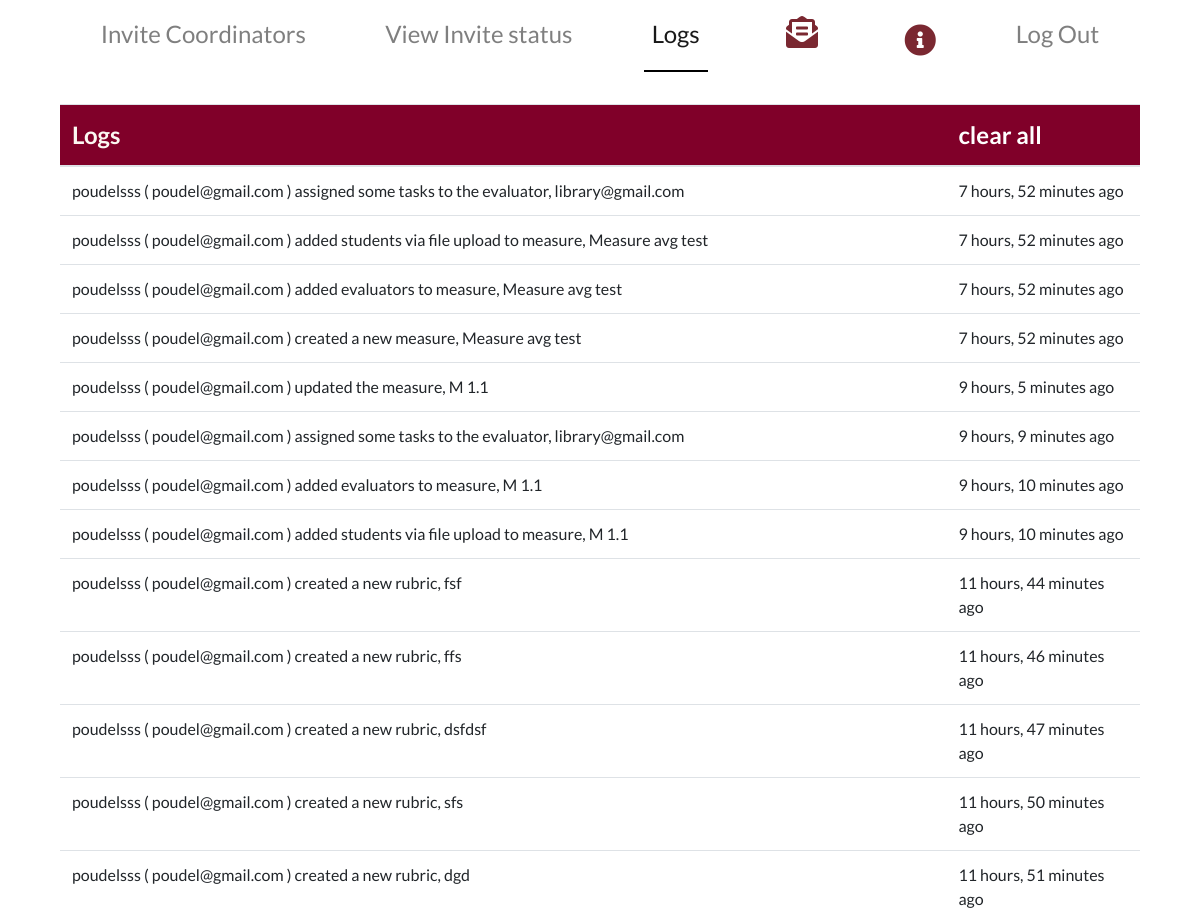
Page /logs (signed in, upper part) on the earlier database version.
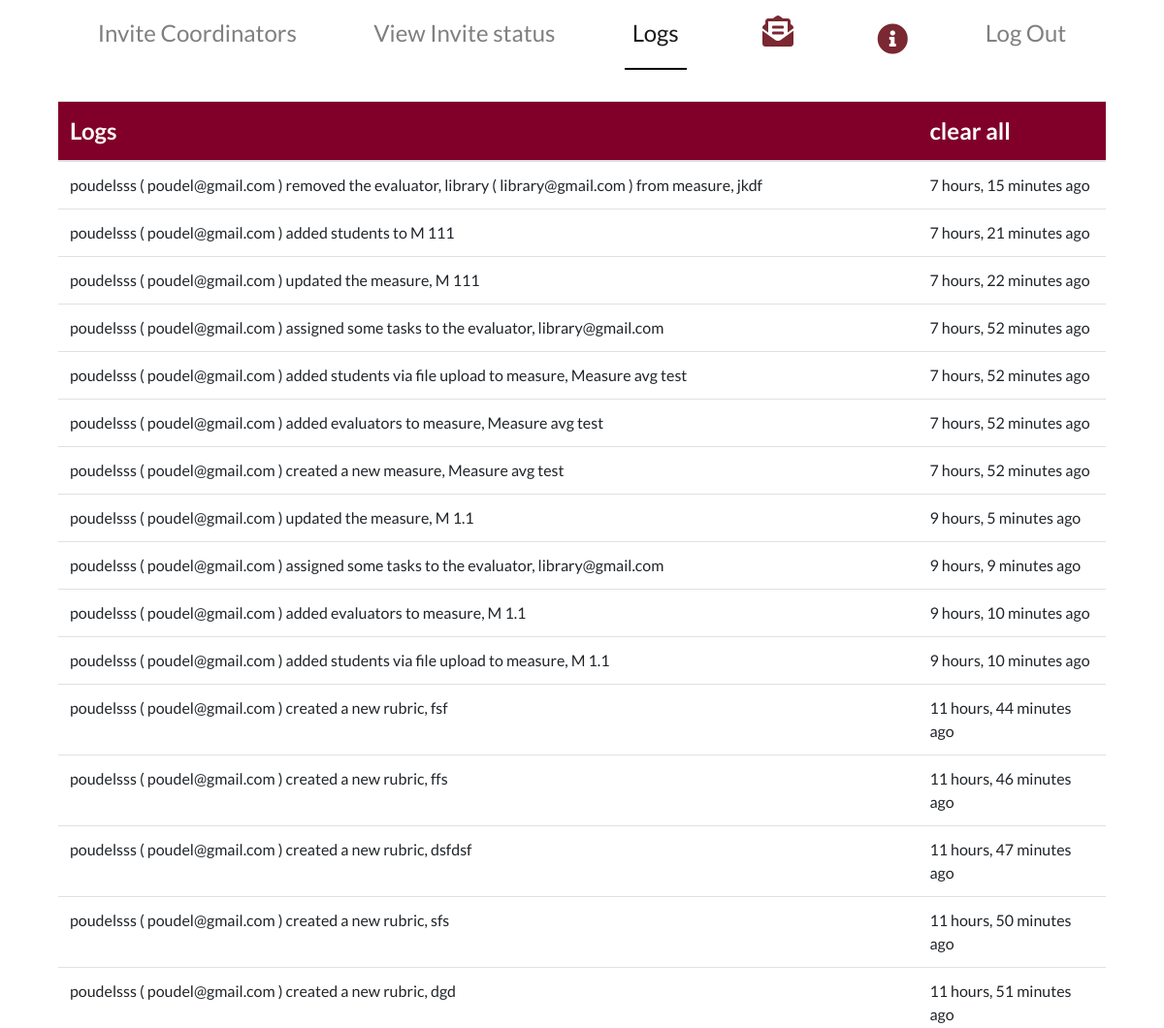
Same page on the later database version.
### main/models.py (models this page shows)
class Log(models.Model):
    message = models.CharField(max_length=400)
    created_at = models.DateTimeField()
    read = models.BooleanField(default=False)
    subject = models.CharField(max_length=300, null=True)
    cor = models.CharField(max_length=200, null=True)

### main/views.py (the view)
# urls.py: path('logs', views.logs, name='logs'),
@user_passes_test(super_admin_test)
def logs(request):
    logs = Log.objects.filter(read=False).order_by('-created_at')
    logs_count = logs.count()
    context = {"logs":logs, 'log':'active', 'logs_count':logs_count, 'cordinator':InvitedCo.objects.all()}
    return render(request, 'main/logs.html', context)

### main/views.py (called while the page is built)
def super_admin_test(user):
    return user.is_superuser

### main/templates/main/logs.html (shortened to what this page needs)
{% extends  'main/superadminbase.html' %}
{% load static %}
{% block body_block %}
<div class = "container">
  <div class = "container-fluid">
    <div class = "row">
  <div class = "col-12"  style="overflow-y:scroll; height: 80vh;">
  <table class="table">
    <thead class = "card-header">
      <tr>
        <th scope="col">Logs</th>
        <th scope="col"><a  style="color:white;" href = "{%url 'main:clear_log'%}">clear all</a></th>
      </tr>
    </thead>
    <tbody>
          {%for log in logs%}
      <tr>
        <td>{{log.message}}</td>
        <td> {{log.created_at|timesince}} ago</td>
      </tr>
      {%endfor%}
    </tbody>
  </table>
  </div>
  </div>
</div>
</div>
{%endblock%}

### main/templates/main/superadminbase.html (shortened to what this page needs)
{% load static %}
<!DOCTYPE html>
<html lang="en">
<head>
    <link rel="stylesheet" href="https://stackpath.bootstrapcdn.com/bootstrap/4.3.1/css/bootstrap.min.css">
    <link rel="stylesheet" href = "{% static 'css/landing.css' %}">
    <link rel="stylesheet" href="https://use.fontawesome.com/releases/v5.7.2/css/all.css">
</head>
<body>
{% include 'main/superadminnavbar.html'%}
  {% block body_block %}
  {% endblock %}
</body>
</html>

### main/templates/main/superadminnavbar.html (shortened to what this page needs)
    <div class = "container-fluid">
      <div class = "container" id = "main_content">
<nav class="navbar sticky-top navbar-expand-lg  navbar-light ">
  <div class="collapse navbar-collapse" id="navbarTogglerDemo03">
    <ul class="navbar-nav w-100 mr-auto mt-2 mt-lg-0 justify-content-around">
      <li class="nav-item {{now}}" >
        <a class="nav-link" href="{%url 'main:super_admin_home'%}" >Invite Coordinators</a>
      </li>
      <li class="nav-item {{past}}" >
        <a class="nav-link" href="{%url 'main:super_admin_past'%}">View Invite status</a>
      </li>
      <li class="nav-item {{log}}" >
        <a class="nav-link" href="{%url 'main:logs'%}">Logs</a>
      </li>
      <li class="nav-item {{msg}}" >
      <a id="noti_Button" data-toggle="modal" data-target="#exampleModalCenterSendBro" >
        <span style="font-size: 2rem; color: #7a2831;">
           <i data-toogle="tooltip" title="Send Broadcast" class="fas fa-envelope-open-text"></i>
         </span>
      </a>
    </li>
    <li class="nav-item {{help}}" >
      <a id="noti_Button" class = "nav-link" href="{% url 'main:superadmin_instructions'%}">
        <span style="font-size: 2rem; color: #7a2831;">
          <i data-toogle="tooltip" title="User Manual" class="fas fa-info-circle"></i>
       </span>
      </a>
     </li>
<li class="nav-item {{logout}}">
  <a class = "nav-link" href="{%url 'main:logout'%}">Log Out</a>
</li>
  </ul>
  </div>
</nav>
<br/>
</div>
</div>

### main/static/css/landing.css (style rules this page uses)
html { overflow-y: scroll; }
body { font-family: Montserrat, Lato, 'Nunito Sans', Helvetica, Arial, Platino, Garamond, Bookman, Lucidia; }
body { height: 100vh; }
th, label { font-size: 1.5rem; }
td { font-size: 1rem; }
li.nav-item.active { border-bottom: 2px solid black; }
.nav-item { font-size: 1.5rem; }
.card-header { background-color: rgb(219,217,214) z-index:0; }
.card-header { background-color: #BD955A; color: rgb(252, 248, 242); }

### main/templates/main/superadminnavbar.html (style rules this page uses)
ul li a { color:#FFF; text-decoration:none; padding:6px 15px; cursor:pointer; }

### main/templates/main/logs.html (style rules this page uses)
.table td, .table th { padding: .75rem; vertical-align: top; border-top: 1px solid #dee2e6; text-align: left; }
.card-header { background-color: #800029; color: rgb(252, 248, 242); }

Differences in the rows shown:
added Log: message "poudelsss ( poudel@gmail.com ) removed the evaluator, library ( library@gmail.com ) from measure, jkdf", created_at "7 hours, 15 minutes"
added Log: message "poudelsss ( poudel@gmail.com ) added students to M 111", created_at "7 hours, 21 minutes"
added Log: message "poudelsss ( poudel@gmail.com ) updated the measure, M 111", created_at "7 hours, 22 minutes"
